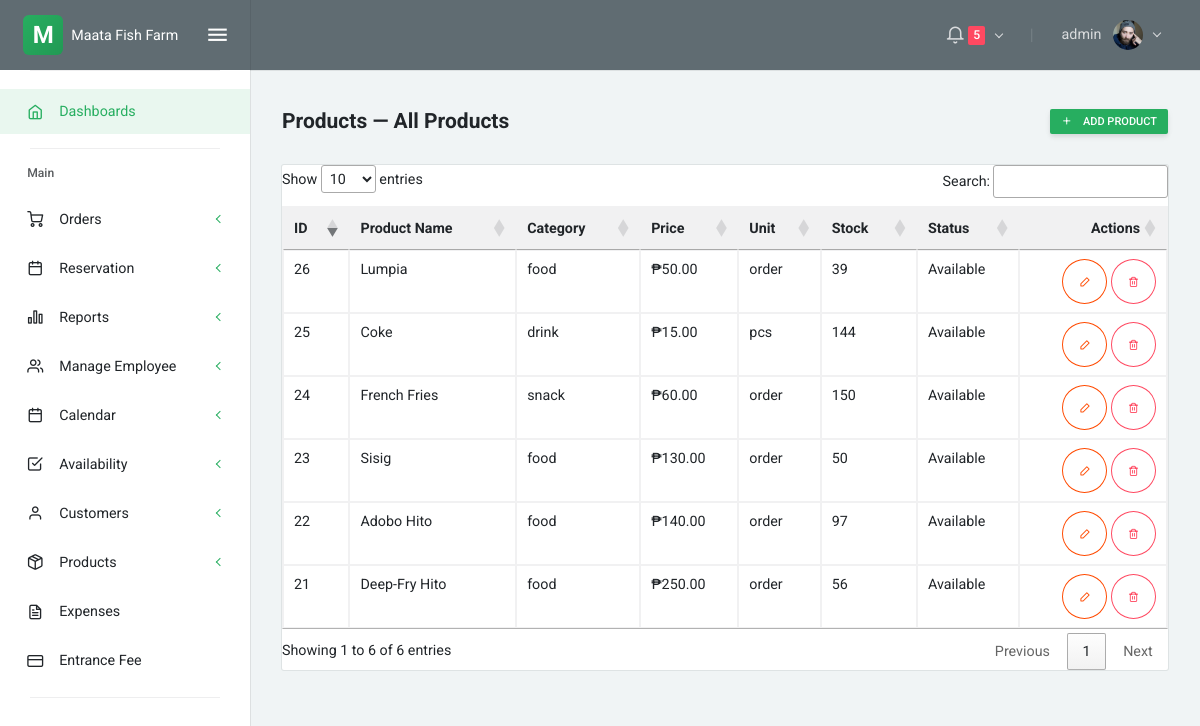
/products_list.php (signed in), run on an earlier commit of the app's database.
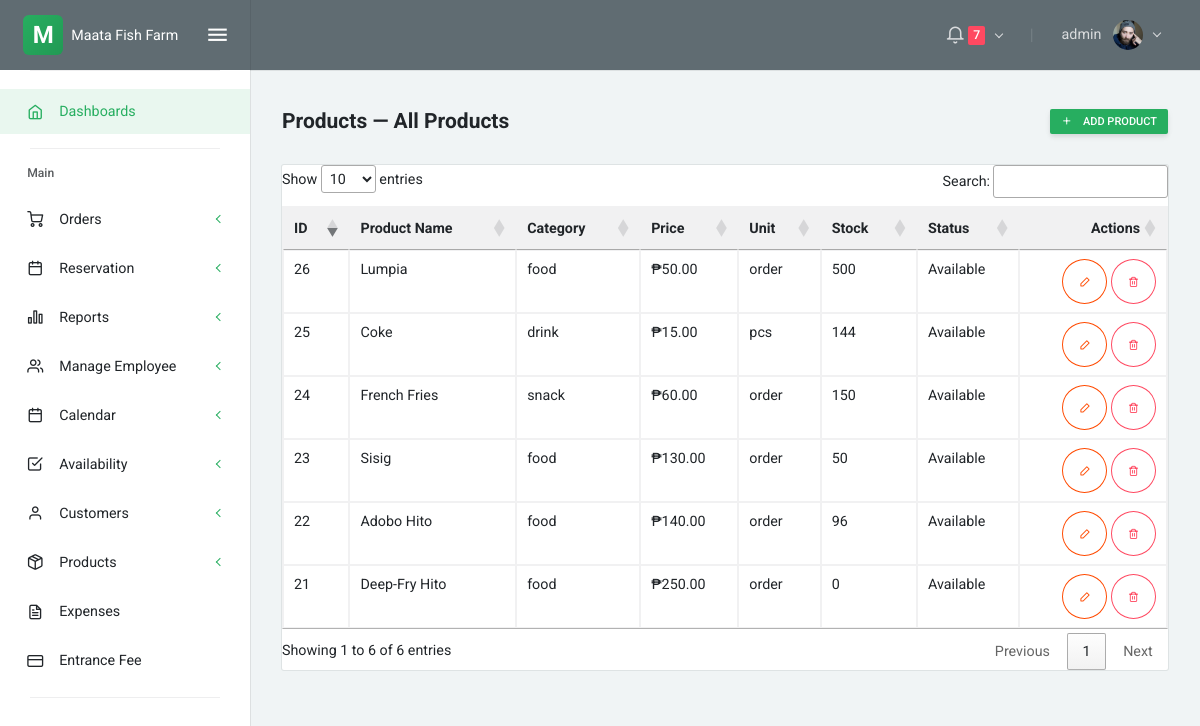
And on a later commit of the database.
### tables this page shows
CREATE TABLE `products` (
  `id` int(11) NOT NULL,
  `name` varchar(100) NOT NULL,
  `category` enum('fish','food','snack','drink') NOT NULL,
  `description` text DEFAULT NULL,
  `image` varchar(255) DEFAULT NULL,
  `price` decimal(10,2) NOT NULL,
  `unit` enum('kg','piece','order','pcs') DEFAULT 'kg',
  `stock_quantity` int(11) DEFAULT 0,
  `status` enum('available','unavailable') DEFAULT 'available',
  `created_at` timestamp NOT NULL DEFAULT current_timestamp(),
  `updated_at` timestamp NOT NULL DEFAULT current_timestamp() ON UPDATE current_timestamp()
);

### products_list.php (the view, shortened to what the changed rows need)
<?php include 'partials/head.php'; ?>
<?php include 'partials/navbar.php'; ?>
<div class="layout-content">
    <div class="container-fluid flex-grow-1 container-p-y">
        <div class="card">
            <div class="table-responsive">
                <?php
                require __DIR__ . '/config/db.php';
                $products = [];
                $stmt = $conn->prepare("SELECT id, name, category, description, price, unit, stock_quantity, status FROM products ORDER BY id DESC");
                if ($stmt) {
                    $stmt->execute();
                    $res = $stmt->get_result();
                    while ($r = $res->fetch_assoc()) $products[] = $r;
                }
                ?>
                <table id="productsTable" class="table table-sm table-bordered table-hover mb-0" style="width:100%">
                    <thead class="bg-light">
                        <tr>
                            <th>ID</th>
                            <th>Product Name</th>
                            <th>Category</th>
                            <th>Price</th>
                            <th>Unit</th>
                            <th>Stock</th>
                            <th>Status</th>
                            <th class="text-right">Actions</th>
                        </tr>
                    </thead>
                    <tbody>
                        <?php foreach ($products as $p): ?>
                            <tr>
                                <td><?php echo (int)$p['id']; ?></td>
                                <td><?php echo htmlspecialchars($p['name']); ?></td>
                                <td><?php echo htmlspecialchars($p['category']); ?></td>
                                <td>₱<?php echo number_format($p['price'], 2); ?></td>
                                <td><?php echo htmlspecialchars($p['unit']); ?></td>
                                <td><?php echo (int)$p['stock_quantity']; ?></td>
                                <td><?php echo htmlspecialchars(ucfirst($p['status'])); ?></td>
                                <td class="text-right">
                                    <button class="btn btn-sm btn-icon btn-outline-primary edit-product"
                                        data-id="<?php echo (int)$p['id']; ?>"
                                        data-name="<?php echo htmlspecialchars($p['name']); ?>"
                                        data-category="<?php echo htmlspecialchars($p['category']); ?>"
                                        data-description="<?php echo htmlspecialchars($p['description']); ?>"
                                        data-price="<?php echo number_format($p['price'], 2, '.', ''); ?>"
                                        data-unit="<?php echo htmlspecialchars($p['unit']); ?>"
                                        data-stock="<?php echo (int)$p['stock_quantity']; ?>"
                                        data-status="<?php echo htmlspecialchars($p['status']); ?>"
                                        title="Edit">
                                        <i class="feather icon-edit-2"></i>
                                    </button>
                                    <button class="btn btn-sm btn-icon btn-outline-danger delete-product" data-id="<?php echo (int)$p['id']; ?>" title="Delete">
                                        <i class="feather icon-trash-2"></i>
                                    </button>
                                </td>
                            </tr>
                        <?php endforeach; ?>
                    </tbody>
                </table>
            </div>
        </div>
    </div>
    <?php include 'partials/footer.php'; ?>
    <link rel="stylesheet" href="https://cdn.datatables.net/1.13.6/css/jquery.dataTables.min.css">

### partials/navbar.php (shortened to what the changed rows need)
<?php
require_once __DIR__ . '/../config/db.php';
$pending_count = 0;
$status = 'pending';
$pc_stmt = $conn->prepare('SELECT COUNT(*) as cnt FROM reservations WHERE status = ?');
if ($pc_stmt) {
    $pc_stmt->bind_param('s', $status);
    $pc_stmt->execute();
    $pc_res = $pc_stmt->get_result();
    $pending_count = (int)($pc_res->fetch_assoc()['cnt'] ?? 0);
}
?>
<div class="layout-container">
    <nav class="layout-navbar navbar navbar-expand-lg align-items-lg-center bg-dark container-p-x" id="layout-navbar">
        <div class="navbar-collapse collapse" id="layout-navbar-collapse">
            <div class="navbar-nav align-items-lg-center ml-auto">
                <div class="demo-navbar-notifications nav-item dropdown mr-lg-3">
                    <a class="nav-link dropdown-toggle" href="javascript:void(0);" data-toggle="dropdown" aria-haspopup="true" aria-expanded="false" style="cursor: pointer; pointer-events: auto;">
                        <i class="feather icon-bell navbar-icon align-middle"></i>
                        <?php if ($pending_count > 0): ?>
                        <span class="badge badge-danger"><?php echo $pending_count; ?></span>
                        <?php endif; ?>
                    </a>
                </div>
            </div>
        </div>
    </nav>

What changed in the data, as far as the page shows it:
changed products "Lumpia": stock_quantity "39" → "500"
changed products "Adobo Hito": stock_quantity "97" → "96"
changed products "Deep-Fry Hito": stock_quantity "56" → "0"
Also different on the page:
$pending_count: "5" → "7"
